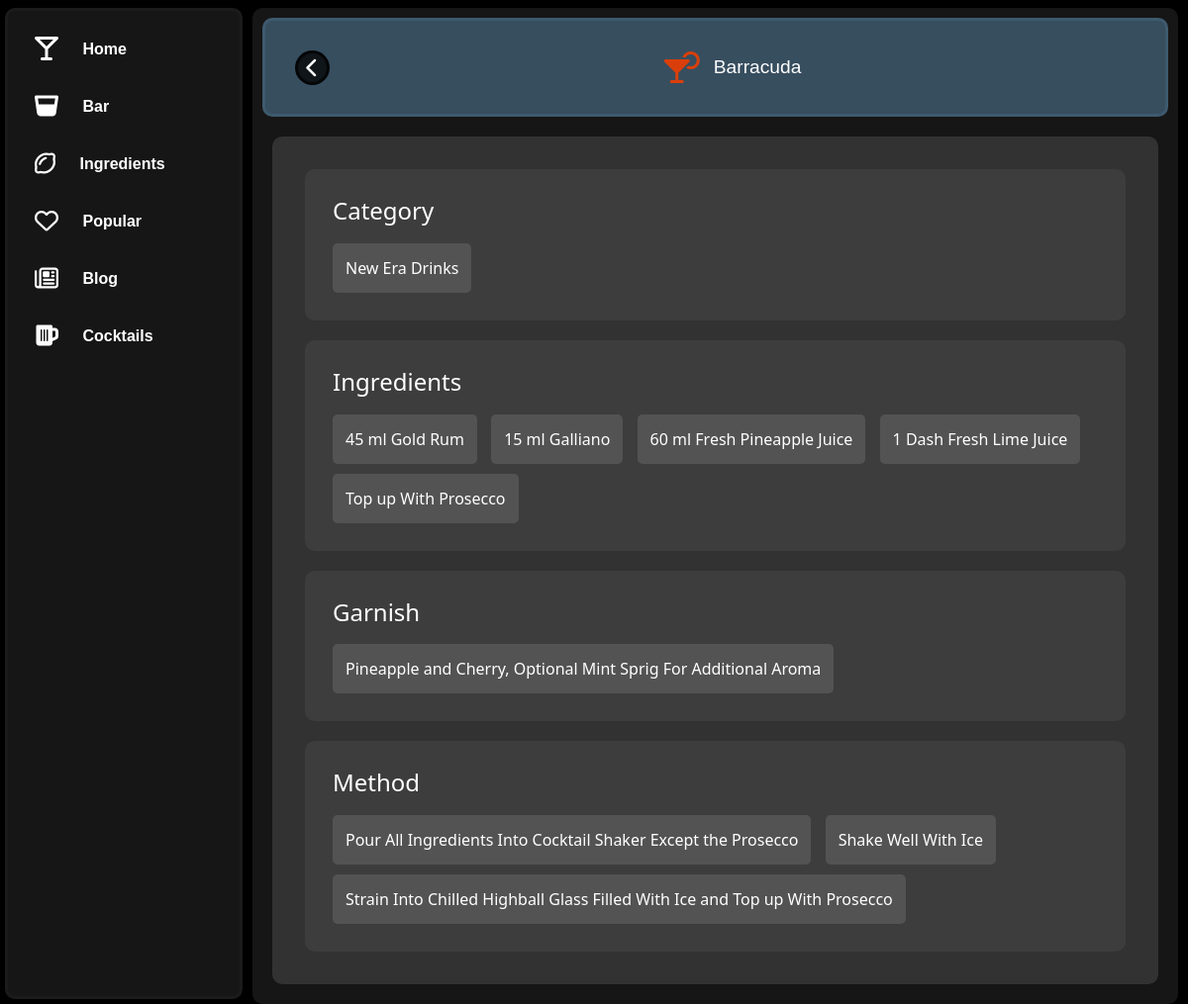
The app's page /cocktails/Barracuda with its own data.
### model.py (models this page shows, shortened)
class IBACocktails(db.Model):
    __tablename__ = "IBACocktails"
    an_id = db.Column(db.Integer, primary_key=True)
    category = db.Column(db.String, nullable=False)
    name = db.Column(db.String)
    ingredients = db.Column(db.String)
    method = db.Column(db.Integer)
    garnish = db.Column(db.String)

### app.py (the view)
@app.route("/barcocktails", defaults={"cocktail": None})
@app.route("/barcocktails/<string:cocktail>")
@app.route("/cocktails", defaults={"cocktail": None})
@app.route("/cocktails/<string:cocktail>")
def cocktails(cocktail):
    if cocktail:
        session = Session()
        query = session.query(IBACocktails)
        query = query.filter_by(name=cocktail)
        iba_cocktails = query.all()
        iba_cocktails_list = [
            {
                "Category": cocktail.category,
                "Name": cocktail.name,
                "Ingredients": cocktail.ingredients,
                "Method": cocktail.method,
                "Garnish": cocktail.garnish
            }
            for cocktail in iba_cocktails
        ]
        cocktail_ingredients = re.split(", |,|\. ", iba_cocktails_list[0]["Ingredients"])
        cocktail_ingredients = [titlecase(ingredient.replace("NA", "")) for ingredient in cocktail_ingredients]
        cocktail_method = re.split(", |,|\. ", iba_cocktails_list[0]["Method"])
        cocktail_method = [titlecase(method.replace(".", "")) for method in cocktail_method]
        cocktail_garnish = iba_cocktails_list[0]["Garnish"]
        cocktail_garnish = titlecase(cocktail_garnish.replace(".", ""))
        if request.path == f"/barcocktails/{cocktail}":
            return render_template("bar-cocktails.html",
                                cocktails=iba_cocktails_list,
                               ingredients=cocktail_ingredients,
                               method=cocktail_method,
                               garnish=cocktail_garnish)
        else:
            return render_template("cocktails.html",
                               cocktails=iba_cocktails_list,
                               ingredients=cocktail_ingredients,
                               method=cocktail_method,
                               garnish=cocktail_garnish)
    else:
        return render_template("cocktails.html")

### app.py (called while the page is built)
def titlecase(s):
    result = re.sub(r"[A-Za-z]{3,}('[A-Za-z]+)?", lambda mo: mo.group(0).capitalize(), s)
    result = re.sub("The", "the", result)
    result = re.sub("And", "and", result)
    return result

### templates/cocktails.html (shortened to what this page needs)
<!DOCTYPE html>
<html lang="en">
<head>
    <link href="https://cdn.jsdelivr.net/npm/bootstrap@5.3.2/dist/css/bootstrap.min.css" rel="stylesheet"
 />
    <link href="{{url_for('static', filename='css/style.css')}}" rel="stylesheet" type="text/css" />
</head>
<body class="bg-black text-white">
    <div class="nav-div">
        <nav class="nav-main">
            <a href="/" class="links">
                <div>
                    <i class="fa-solid fa-martini-glass-empty fa-xl" style="color: #ffffff;"></i>
                    <span class="icon-span-text" data-encore-id="text">Home</span>
                </div>
            </a>
            <a href="/bar" class="links">
                <div>
                    <i class="fa-solid fa-whiskey-glass fa-xl" style="color: #ffffff;"></i>
                    <span class="icon-span-text" data-encore-id="text">Bar</span>
                </div>
            </a>
            <a href="/ingredients" class="links">
                <div>
                    <i class="fa-regular fa-lemon fa-xl" style="color: #ffffff;"></i>
                    <span class="icon-span-text" data-encore-id="text">Ingredients</span>
                </div>
            </a>
            <a href="/popular" class="links">
                <div>
                    <i class="fa-regular fa-heart fa-xl" style="color: #ffffff;"></i>
                    <span class="icon-span-text" data-encore-id="text">Popular</span>
                </div>
            </a>
            <a href="/blog" class="links">
                <div>
                    <i class="fa-regular fa-newspaper fa-xl" style="color: #ffffff;"></i>
                    <span class="icon-span-text" data-encore-id="text">Blog</span>
                </div>
            </a>
            <a href="/cocktaillist" class="links">
                <div>
                    <i class="fa-solid fa-beer-mug-empty fa-xl" style="color: #ffffff;"></i>
                    <span class="icon-span-text" data-encore-id="text">Cocktails</span>
                </div>
            </a>
        </nav>
    </div>
    <div class="main_divs">
        {% for cocktail in cocktails %}
        <div class="cocktail_buttons_cocktail_page">
            <a class="back-link-cocktail-page" href="/cocktaillist">
                <i class="fa-solid fa-chevron-left fa-lg cocktail-button-arrow-cocktail-page"
                    style="color: #ffffff;"></i>
            </a>
            <div class="cocktail-page-nav-name">
                <i class="fa-solid fa-martini-glass-citrus fa-2xl cocktail-button-icon-cocktail-page"
                    style="color: #da3f0b;"></i>
                <span class="cocktail-button-text-cocktail-page">{{ cocktail.Name }}</span>
            </div>
        </div>
        <div class="cocktail-page-facts">
            <div class="cocktail-category">
                <h1>Category</h1>
                <div class="cocktail-spacer">
                    <span>{{ cocktail.Category }}</span>
                </div>
            </div>
            <div class="cocktail-ingredients">
                <h1>Ingredients</h1>
                {% for ingredient in ingredients %}
                <div class="cocktail-spacer">
                    <span>{{ ingredient }}</span>
                </div>
                {% endfor %}
            </div>
            {% if garnish != "NA" %}
            <div class="cocktail-garnish">
                <h1>Garnish</h1>
                <div class="cocktail-spacer">
                    <span>{{ garnish }}</span>
                </div>
            </div>
            {% endif %}
            <div class="cocktail-method">
                <h1>Method</h1>
                {% for method in method %}
                <div class="cocktail-spacer">
                    <span>{{ method }}</span>
                </div>
                {% endfor %}
            </div>
        </div>
        {% endfor %}
    </div>
</body>
</html>

### static/css/style.css (style rules this page uses)
.icon-span-text { color: white; }
nav { flex-direction: column; width: 240px; display: flex; position: fixed; left: 0; padding: 10px; }
.nav-div { padding: 8px; }
.nav-main { border-style: solid; border-color: rgba(30, 29, 29, 0.794); border-radius: 10px; background-color: rgba(30, 29, 29, 0.794); position: fixed; left: 5px; height: calc(100% - 13px) }
.links { padding: 15px; border-width: 2px; border-style: solid; border-color: rgba(11, 11, 152, 0); border-radius: 30px; font-weight: bolder; font-family: Arial, Helvetica, sans-serif; text-decoration: none; transition: 0.3s; }
.links i { padding-right: 20px; }
.cocktail_buttons_cocktail_page { position: sticky; top: 8px; height: 100px; min-width: 360px; border-radius: 10px; border-color: rgba(65, 94, 115, 0.796); border-style: solid; background-color: rgba(65, 94, 115, .796); margin: 10px; display: flex; }
.back-link-cocktail-page { border-style: solid; border-radius: 50px; border-color: rgba(0, 0, 0, 0.731); background-color: rgba(0, 0, 0, 0.731); position: relative; top: 30px; left: 30px; width: 35px; height: 35px; display: flex; text-decoration: none; transition: 0.3s; }
.cocktail-page-nav-name { margin: auto auto; }
.cocktail-button-arrow-cocktail-page { margin: auto auto; border-style: solid; border-radius: 50px; border-color: rgba(50, 50, 50, 0); background-color: rgba(50, 50, 50, 0); }
.cocktail-button-icon-cocktail-page { margin: auto auto; padding: 5px; position: relative; }
.cocktail-button-text-cocktail-page { margin: auto auto; padding: 5px; font-family: Arial, Helvetica, sans-serif; font-size: larger; font-weight: lighter; }
.cocktail-page-facts { display: flex; flex-direction: column; flex-wrap: wrap; border-color: rgb(50, 50, 50); border-radius: 10px; border-style: solid; background-color: rgb(50, 50, 50); padding: 20px; margin: 20px; min-width: 340px; }
.cocktail-page-facts h1 { font-family: 'Segoe UI', Tahoma, Geneva, Verdana, sans-serif; font-size: x-large; padding: 5px; }
.cocktail-spacer { border-radius: 5px; border-color: rgb(83, 83, 83); border-style: solid; background-color: rgb(83, 83, 83); padding: 10px; margin: 5px; display: inline-block; }
.cocktail-category { border-color: rgb(61, 61, 61); border-style: solid; border-radius: 10px; background-color: rgb(61, 61, 61); padding: 20px; margin: 10px; }
.cocktail-ingredients { border-color: rgb(61, 61, 61); border-style: solid; border-radius: 10px; background-color: rgb(61, 61, 61); padding: 20px; margin: 10px; }
.cocktail-garnish { border-color: rgb(61, 61, 61); border-style: solid; border-radius: 10px; background-color: rgb(61, 61, 61); padding: 20px; margin: 10px; }
.cocktail-method { border-color: rgb(61, 61, 61); border-style: solid; border-radius: 10px; background-color: rgb(61, 61, 61); padding: 20px; margin: 10px; }
.main_divs { background-color: rgba(30, 29, 29, 0.794); color: #fff; border-radius: 10px; position: absolute; top: 8px; left: 255px; width: calc(100% - 265px); min-height: 770px; min-width: 380px; }
* { scrollbar-width: thin; scrollbar-color: dark; }

### records on screen
IBACocktails: Name "Barracuda", Category "New Era Drinks", ingredients "45 ml Gold Rum" "15 ml Galliano" "60 ml Fresh Pineapple Juice" "1 Dash Fresh Lime Juice" "Top up With Prosecco", garnish "Pineapple and Cherry, Optional Mint Sprig For Additional Aroma", method "Pour All Ingredients Into Cocktail Shaker Except the Prosecco" "Shake Well With Ice" "Strain Into Chilled Highball Glass Filled With Ice and Top up With Prosecco"
